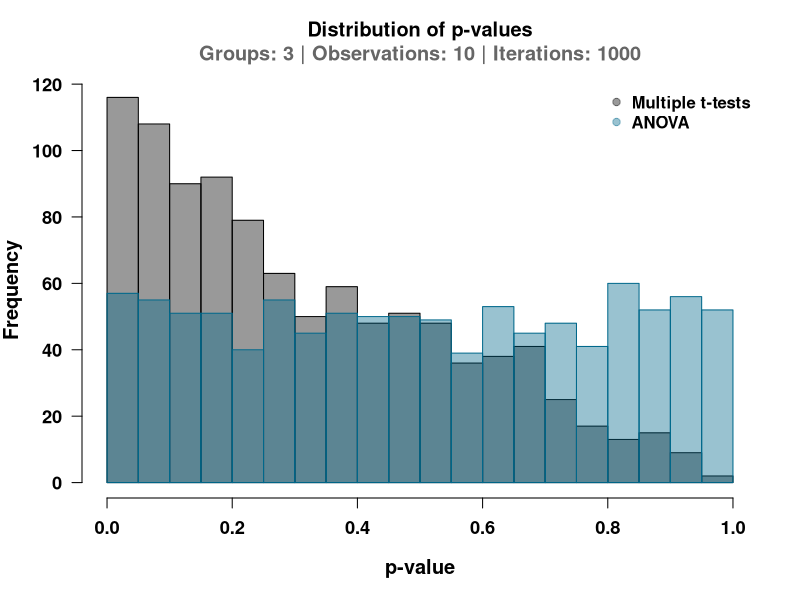
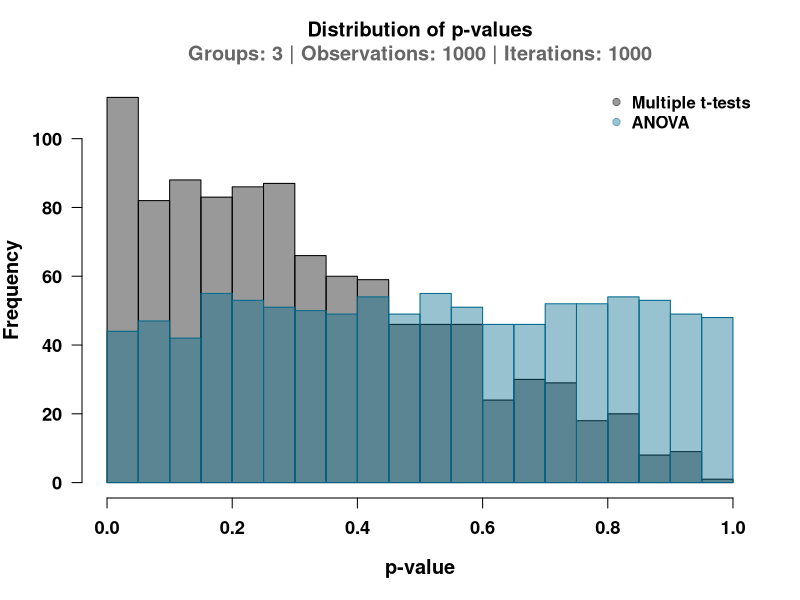

R code for these plots, in order: (Note: this script raises an error after producing the figures.)
######################################################################################################
# Display distribution of p-values from multiple t-tests vs. ANOVA
# Author: Matt Grobis
#
# - Purpose: demonstrate flaws in multiple t-test comparisons
# - Requirements: 'scales' package
#
######################################################################################################
# Prerequisite: install 'scales' package if necessary
try(library(scales),
    outFile = install.packages('scales'))

#####################################################################################################
# The function
# - Summary:
#   o For each of n_groups, draw n_obs from a population that is normally distributed
#      x Because these groups are all drawn from the same distribution, they should not be
#        significantly different (i.e. p > 0.05)
#   o Perform all possible pairwise t-tests and record the lowest p-value
#   o Perform an ANOVA on all groups and record the p-value
#   o Do this n_iter times to form a distribution

false_pos <- function(n_groups = 3, n_obs = 10, n_iter = 1000, p.val = 0.05, verbose = T, 
                      figure = T, pretty = T){
   
   # Create empty variables to store data
   t_test_p_vals <- c()
   anova_p_vals <- c()
   groups <- list()
   
   # Run through the iterations
   for(i in 1:n_iter){
      
      # Create the samples
      for(j in 1:n_groups){
         
         groups[[j]] <- rnorm(n_obs)  # Default mean = 0, SD = 1
         
      }
      
      # Generate all pairwise comparisons
      combinations <- combn(n_groups, 2)
      
      # Run the comparisons
      p_vals <- c()
      
      for(k in 1:ncol(combinations)){
         p_vals[k] <- t.test(groups[[combinations[1, k]]],
                             groups[[combinations[2, k]]])$p.value
         
      }
      
      # Save the lowest p-value 
      t_test_p_vals[i] <- min(p_vals)
      
      # Convert list to data frame for ANOVA
      pops_df <- data.frame("values" = unlist(groups),  
                            "group" = sort(rep(1:n_groups, n_obs)))
      
      # Run the ANOVA and save p-value
      anova_p_vals[i] <- summary(aov(values ~ group, data = pops_df))[[1]][["Pr(>F)"]][1]
      
      # Print % completion every 10 iterations
      if(verbose == T){
         if(i %%10 == 0){
            cat(round(i / n_iter * 100, 2), "% complete \n")
         }
      }
   }
   
   # If figure = T, display it
   if(figure == T){
      
      # Ensure 'scales' library is installed
      try(library(scales), outFile = print("Please install 'scales' library first"))
      
      par(mfrow = c(1,1))
      hist(t_test_p_vals, main = "Distribution of p-values\n", xlab = "p-value", font.lab = 2, 
           font.axis = 2, las = 1, breaks = 25, col = alpha("black", 0.4), xlim = c(0,1), 
           cex.lab = 1.2, cex.axis = 1.1)
      hist(anova_p_vals, main = "ANOVA", add = T, border = "deepskyblue4", breaks = 25,
           col = alpha("deepskyblue4", 0.4))
      title(paste0("\nGroups: ", n_groups, " | Observations: ", n_obs, " | Iterations: ", n_iter),
            col.main = "gray40")
      par(font = 2)
      legend("topright", bty = 'n', pch = 19, c("Multiple t-tests", "ANOVA"),
             col = c(alpha("black", 0.4), alpha("deepskyblue4", 0.4)))
      
   }
   
   # Save summary stats of t-tests vs. ANOVAs otherwise
   if(pretty == T){
      
      # Display probability of false positives
      cat("\n")
      cat("% iterations below p =", p.val, "\nt-tests:", 
          round(sum(t_test_p_vals < p.val) / n_iter, 3) * 100, "| ANOVA:",
          round(sum(anova_p_vals < p.val) / n_iter, 3) * 100)
      cat("\n\n")
   }
   
   if(pretty == F){
      df <- data.frame("t-tests" = sum(t_test_p_vals < p.val) / n_iter,
                       "ANOVA" = sum(anova_p_vals < p.val) / n_iter)
      
      dists <- data.frame("stat" = names(summary(t_test_p_vals)),
                          "t-test" = as.vector(summary(t_test_p_vals)),
                          "ANOVA" = as.vector(summary(anova_p_vals)))
      
      L <- list(df, dists)
      names(L) <- c(paste0("Prop_iter_p<", p.val), "Full")
      
      cat("\n")
      return(L)
      
   }
   
}

######################################################################################################
# Demo

# Defaults
false_pos()

# 100x n_obs: negligible decrease in false positive rate
false_pos(n_obs = 1000)

# 3x n_pop: ~3x increase in false positive rate
false_pos(n_pop = 6, n_obs = 10)

# Competing effects: n_pop wins
false_pos(n_pop = 6, n_obs = 1000)

####################################################################################################
# Parameter scan

# Set values of interest for n_obs and n_groups
range_n_obs <- c(2, 5, 50, 100, 250, 500, 1000, 2500, 5000)
range_n_groups <- 3:10

# Create empty matrices to store t-test and ANOVA p-values
t_test_vals <- anova_vals <- matrix(NA, nrow = length(range_n_groups), ncol = length(range_n_obs))

# Label the rows and columns
rownames(t_test_vals) <- rownames(anova_vals) <- range_n_groups
colnames(t_test_vals) <- colnames(anova_vals) <- range_n_obs

#-------------------------------------------------------------------------------------------
# For each number of groups
for(i in 1:length(range_n_groups)){
   
   # For each number of observations
   for(j in 1:length(range_n_obs)){
      
      # Print the values we're running
      cat("Processing: N groups =", range_n_groups[i], "| N observations =", range_n_obs[j])
      
      # Run the comparison
      values <- false_pos(n_groups = range_n_groups[i], n_obs = range_n_obs[j], p.val = 0.05,
                          verbose = F, figure = F, pretty = F)[['Prop_iter_p<0.05']]
      
      # Save the values
      t_test_vals[i, j] <- values$t.tests
      anova_vals[i, j] <- values$ANOVA
      
   }
   
}

#---------------------------------------------------------------------------------------------
#Now actually plot it
library(lattice)
library(RColorBrewer)
library(grid)
library(gridExtra)

# Set up color gradient with 10000 values between 0.0 and 0.7
# - Set bias in colorRampPalette so green values are below 0.05
breaks <- seq(0, 0.7, by=0.0001)
cols <- colorRampPalette(c("forestgreen", "yellow", "orange", 
                           "red", "brown", "black"), bias = 1.4)(length(breaks)-1)

# Save plots as variables
p1 <- levelplot(t_test_vals, at = breaks, col.regions = cols, xlab = " ", ylab = " ",
                main = "t-tests")

p2 <- levelplot(anova_vals, at=breaks, col.regions=cols, xlab = " ", ylab = " ",
                main = "ANOVA")

# Plot side-by-side comparison
grid.arrange(p1, p2, ncol = 2, 
             top = textGrob("Probability of false positive", 
                            gp = gpar(fontsize = 28, font = 2)),
             bottom = textGrob("Number of groups\n",
                               gp = gpar(fontsize = 16, font = 2)),
             left = textGrob("\nSample size",
                             gp = gpar(fontsize = 16, font = 2), rot = 90))

#----------------------------------------------------------------------------------------------
# ANOVA plots
par(mfrow=c(1,2))

# Density
plot(density(anova_vals), xlab = "False positive rate", font.axis = 2, font.lab = 2, cex.lab = 1.3,
     main = "Distribution of ANOVA\n false positive rates", col = "forestgreen", lwd = 3, cex.main = 1.4)
abline(v = 0.05, lty = 2, lwd = 2)

# Number of groups versus p-value
plot(NA, xlim = range(range_n_groups), ylim = c(0.045, 0.055), xlab = "Number of groups",
     ylab = "Mean false positive rate", cex.main = 1.4, cex.lab = 1.3, 
     main = "Number of groups vs.\n mean ANOVA false positive rate", 
      font.lab = 2, font.axis = 2)
abline(h = 0.05, lty = 2, lwd = 2)
points(range_n_groups, apply(anova_vals, 1, mean), cex = 2.5, pch = 19, col = "forestgreen")
points(range_n_groups, apply(anova_vals, 1, mean), cex = 2.5)

#################################################################################################
# p = 0.01 ANOVA visualization

# Set values of interest for n_obs and n_groups
range_n_obs2 <- c(5, 10, 25, 50, 100, 250, 500)
range_n_groups2 <- 3

# Create empty matrices to store t-test and ANOVA p-values
anova_vals2 <- matrix(NA, nrow = length(range_n_groups2), ncol = length(range_n_obs2))

# Label the rows and columns
rownames(anova_vals2) <- range_n_groups2
colnames(anova_vals2) <- range_n_obs2

#-------------------------------------------------------------------------------------------
# For each number of groups
for(i in 1:length(range_n_groups2)){
   
   # For each number of observations
   for(j in 1:length(range_n_obs2)){
      
      # Print the values we're running
      cat("Processing: N groups =", range_n_groups2[i], "| N observations =", range_n_obs2[j])
      
      # Run the comparison
      values <- false_pos(n_groups = range_n_groups2[i], n_obs = range_n_obs2[j], p.val = 0.01,
                          verbose = F, figure = F, pretty = F, n_iter = 10000)[['Prop_iter_p<0.01']]
      
      # Save the values
      anova_vals2[i, j] <- values$ANOVA
      
   }
   
}

# Plot it
plot(density(anova_vals2), col = "forestgreen", lwd = 3, xlab = "False positive rate", 
     font.lab = 2, main = "ANOVA false positive rate\np = 0.01", cex.main = 1.4, cex.lab = 1.3, 
     font.axis = 2)
abline(v = 0.01, lty = 2, lwd = 2)
